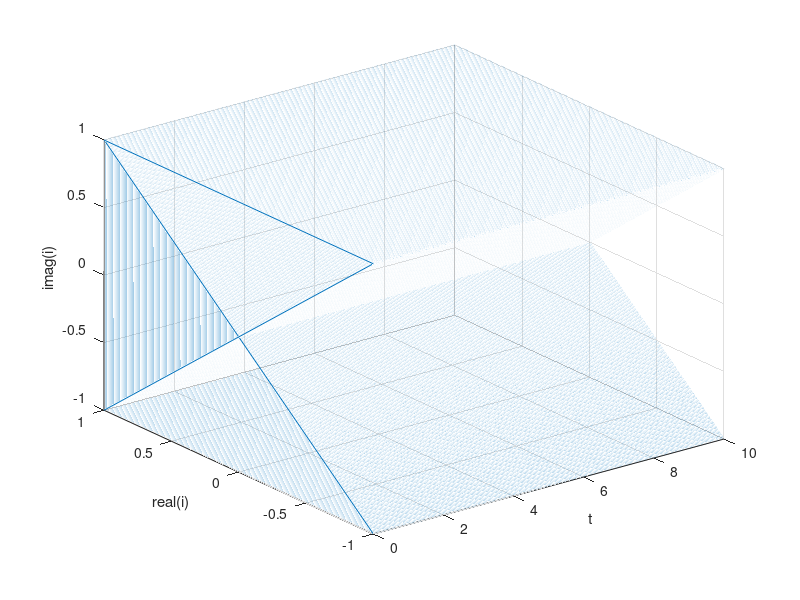
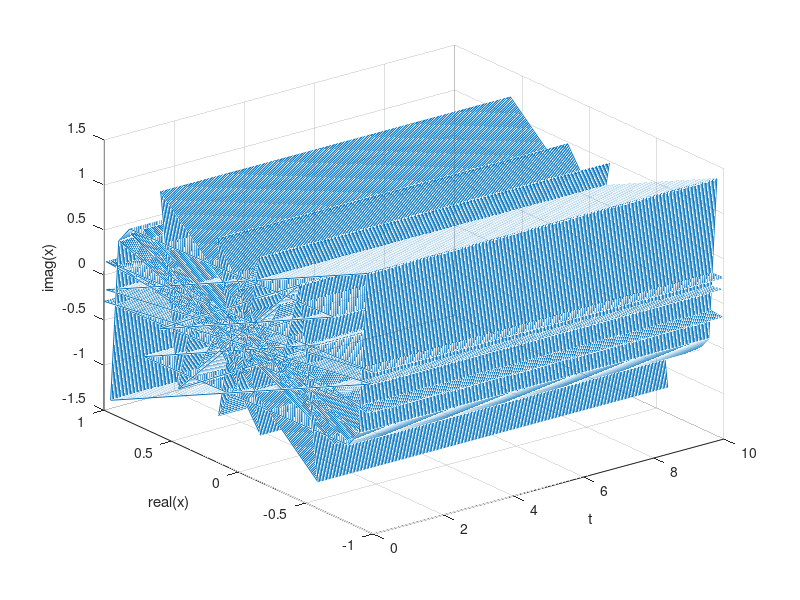
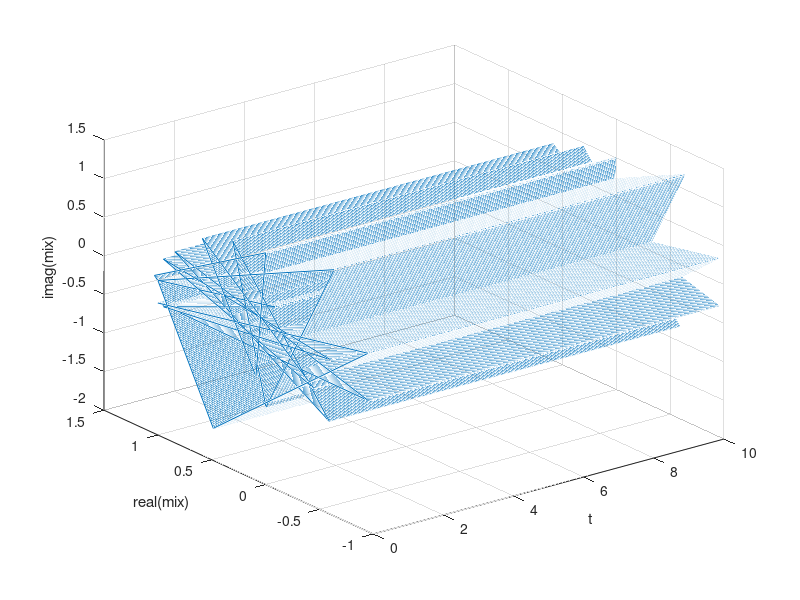
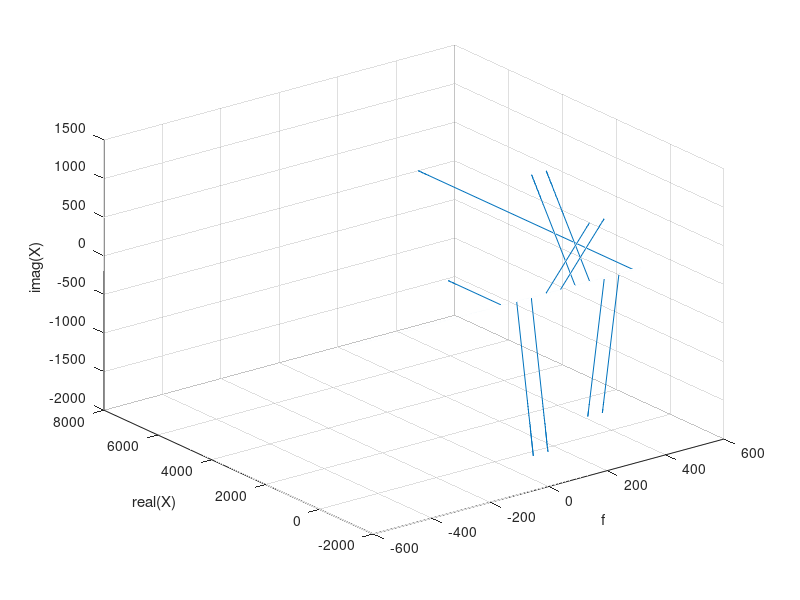

Recreate these plots in MATLAB, in order.
clear
close all
clc
%
Fs = 1e3;
dt = 1/Fs;
T = 10;
N = T*Fs;
t = dt*(0:N-1)';
%%
w0 = 2*pi*25;
% information
inf_seq = repmat([1+1i;-1+1i;1-1i;1+1i;1+1i;-1-1i;1-1i;-1+1i;1+1i;-1-1i],1000,1);
% inf_a = hilbert(inf_seq);
%
figure
plot3(t,real(inf_seq),imag(inf_seq));
grid on
xlabel('t');
ylabel('real(i)');
zlabel('imag(i)');
%%
% Omg = 2*pi*10;
x = inf_seq.*cos(w0*t);
% x = cos((w0+0.2*cos(Omg*t)*100).*t);
xa = hilbert(x);
%
figure
plot3(t,real(xa),imag(xa));
grid on
xlabel('t');
ylabel('real(x)');
zlabel('imag(x)');

%%
mix = xa.*exp(-1i*(4*w0/4)*t);
%
figure
plot3(t,real(mix),imag(mix));
grid on
xlabel('t');
ylabel('real(mix)');
zlabel('imag(mix)');

%%
df = Fs/N;
f = -Fs/2:df:Fs/2-df;
X = fftshift(fft(xa));
%
figure
plot3(f,real(X),imag(X));
grid on;
xlabel('f');
ylabel('real(X)');
zlabel('imag(X)');

%%
Xm = fftshift(fft(mix));
%
figure
plot3(f,real(Xm),imag(Xm));
grid on;
xlabel('f');
ylabel('real(Xm)');
zlabel('imag(Xm)');

